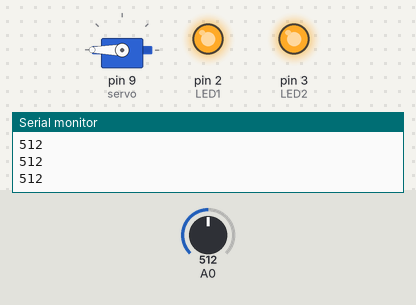
Bench run of a sketch on a simulated Arduino Uno, built with avr-gcc and run on an emulated ATmega328P. Shown: servo, output pins drawn as LEDs (lit = HIGH), the last lines printed to the serial monitor. Inputs (shaded band) come from the test bench; at power-on: A0 = 512.

Above: at 1.2 s.
1.3 s: A0 set to 583
2.8 s: A0 set to 614
At 4.0 s:
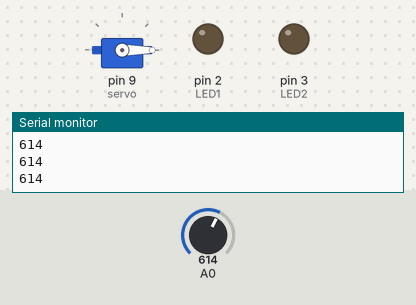
4.4 s: A0 set to 590
At 5.3 s:
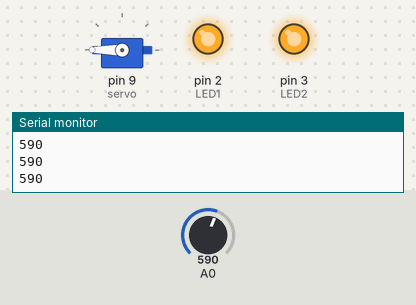
6.0 s: A0 set to 610
At 6.7 s:
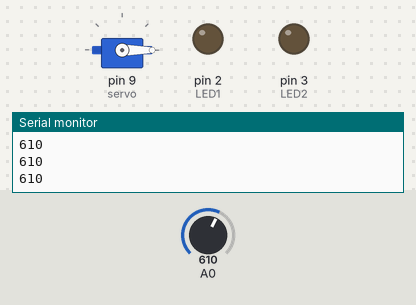
Timing chart, 0 to 8.6 s (numbered marks = the images above; inputs shaded):
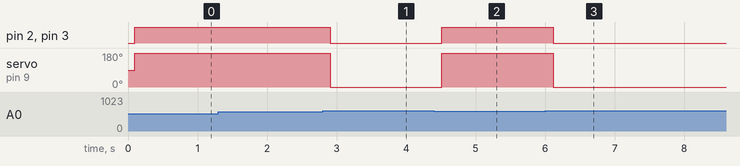

The sketch:

S15_PC3_4.ino
```cpp
#include <Servo.h>

int LED1 = 2;
int LED2 = 3;

Servo servo;

void setup() {
  servo.attach(9);
  pinMode(LED1, OUTPUT);
  pinMode(LED2, OUTPUT);
  Serial.begin(9600);
}

void loop() {
  int value = analogRead(A0);
  Serial.println(value);

  delay(100);

  if(value > 600) {
    // Sin agua
    digitalWrite(LED1, 0);
    digitalWrite(LED2, 0);
    servo.write(0);
  } else {
    // Con agua
    digitalWrite(LED1, 1);
    digitalWrite(LED2, 1);
    servo.write(180);
  }
}
```

Measured:
- the behaviour switches between 600 and 601 on A0 (found by bisection; images 0 and 1)
- after the input at 2.8 s, pin 2 (LED1), pin 3 (LED2): HIGH → LOW after 0.11 s; servo on pin 9 (servo): 180° → 0° after 0.11 s
- after the input at 4.4 s, pin 2 (LED1), pin 3 (LED2): LOW → HIGH after 0.11 s; servo on pin 9 (servo): 0° → 180° after 0.11 s
- after the input at 6.0 s, pin 2 (LED1), pin 3 (LED2): HIGH → LOW after 0.12 s; servo on pin 9 (servo): 180° → 0° after 0.12 s
